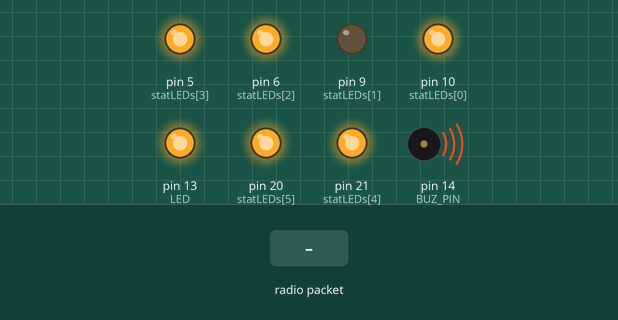
Simulated run of this sketch. Board: Arduino Mega 2560, built with avr-gcc and run on an emulated ATmega2560. On the bench: output pins drawn as LEDs (lit = HIGH), buzzer (waves = sounding, pin HIGH). Dashed ring = blinking. Inputs (shaded band) come from the test bench. No radio packets arrive unless stated; pins used as bus, display or sensor lines are not drawn; what the sketch prints to the serial monitor is not drawn.

Above: at 0.1 s.
At 2.2 s:
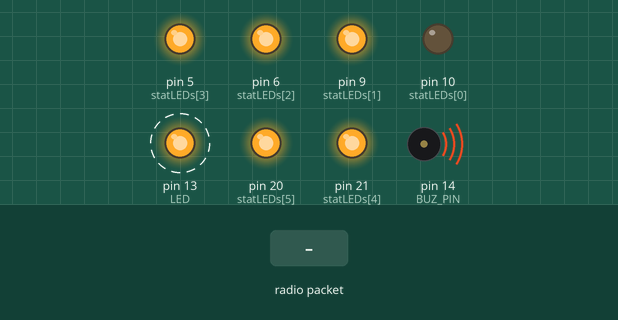
2.3 s: radio packet "1" arrives
At 3.4 s:
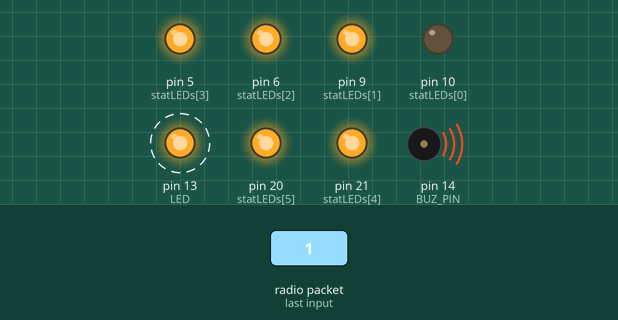
Timing chart, 0 to 11.3 s (numbered marks = the images above; inputs shaded):
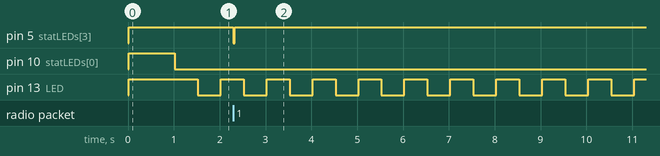

Measured:
- after the input at 2.3 s, pin 5 (statLEDs[3]): HIGH → LOW at once, → HIGH 0.03 s later
- by itself, pin 13 (LED): alternates HIGH for 0.50 s and LOW for 0.50 s

The sketch:

Tracker9X_RX5_RAW_M0.ino
```cpp
// Traker9X_RX5_RAW_M0 -- based on Tracker9X_RX4_M0/Track9X_RX1
// Bob Senser, 2021-08-07
// used with RF9X
//
// created 2023-09-26
// to make a Q&D passthru for M0 that uses USB
// port for IO.  Quiet and used LEDs
//
// for RFM95(X)
// RAW pass thru serial settings: rawMode = true
//
//
char version[] = "RX5_RAW_M0";

// catchall buffer size -- set before includes
// old: #define BUFFER_SIZE 64
#define BUFFER_SIZE 252

#include <Wire.h>
#include <RH_RF95.h>

/************ Radio Setup ***************/
#define RF95_FREQ 915.0

// changed for m0 LaRa
//                    new    old
#define RFM95_INT     3 // 3  //
#define RFM95_CS      8 // 10  //
#define RFM95_RST     4 // 9  // "A"
#define LED           13

// manage multiple spi devices
// radio on above
#define SD_CS 15
#define BUZ_PIN 14

// status LEDs (two color)
// 3 LEDS, 2 pins per LED
const int statLEDs[] = {10, 9, 6, 5, 21, 20};
const int LEDoff = 0;
const int LEDred = 1;
const int LEDgreen = 2;

// ********** CONFIG *******************
const bool rawMode     = true;
const bool buzzModeOn  = false;
const bool logPrefixOn = true;
const bool serialActive = true;
const long heartbeatLimit = 500; // millisecs
// ********** CONFIG END *************

bool serialOutOn = true;
bool serial1OutOn = false;
// heartbeat timer

long clockBasis = 0;
long buzStop = 0;

// Singleton instance of the radio driver
RH_RF95 rf95(RFM95_CS, RFM95_INT);

int packetnum = 0;  // packet counter, we increment per xmission
const char OK[] = "OK";
const char FAILED[] = "FAILED";
const char RFMON[] = "RFM on";
const char RADIOERR[] = "Radio Err!";
const char RADIORST[] = "Radio Rst!";

void setLED(int _l, int _v) {
  int k = (_l * 2);
  switch (_v) {
    case (LEDoff):
      digitalWrite(statLEDs[k], HIGH);
      digitalWrite(statLEDs[k+1], HIGH);
      break;
    case (LEDred):
      digitalWrite(statLEDs[k], HIGH);
      digitalWrite(statLEDs[k+1], LOW);
      break;
    case (LEDgreen):
      digitalWrite(statLEDs[k], LOW);
      digitalWrite(statLEDs[k+1], HIGH);
      break;
  }
}

void setup()
{

  char outConfig[64] = " = ";
  strcat(outConfig, version);
  strcat(outConfig, " ");
  if (rawMode) {
    strcat(outConfig,",RAW");
  }
  bool err = 0;
  if (serialActive > 0) {
    Serial.begin(9600);
    while (!Serial) { delay(1); } // wait until serial console is open, remove if not tethered to computer
    Serial.print("Tacker9X_");
    Serial.print(version);
    Serial.print(" ");
    serialOutOn = true;
  }
  #if 0
  if (serial1OutOn) {
    Serial1.begin(9600);
  }
  #endif

  //manage multiple spi devices
  pinMode(SD_CS, OUTPUT);  // just in case SD is there
  pinMode(RFM95_CS, OUTPUT);
  digitalWrite(SD_CS, HIGH); // disable just in case
  digitalWrite(RFM95_CS, HIGH);
  pinMode(RFM95_RST, OUTPUT);
  // manual reset
  digitalWrite(RFM95_RST, LOW);
  delay(10);
  digitalWrite(RFM95_RST, HIGH);
  delay(10);
  // init buzzer
  pinMode(BUZ_PIN, OUTPUT);
  digitalWrite(BUZ_PIN, HIGH);
  // simple LED
  pinMode(LED, OUTPUT);
  digitalWrite(LED, HIGH);
  // init status LEDS
  for (int k=0; k < 6; k++) {
    pinMode(statLEDs[k], OUTPUT);
    digitalWrite(statLEDs[k], HIGH);
  }
    // start out red or off
  setLED(0,LEDred);
  setLED(1,LEDoff);
  setLED(2,LEDoff);
  delay(1000);


  if (!rf95.init()) {
    if (serialOutOn) {Serial.println("LoRa radio init failed");}
    err = 1;
  }

  if (!rf95.setFrequency(RF95_FREQ)) {
    if (serialOutOn) {Serial.println("setFrequency failed");}
    err = 1;
  } else {
    if (serialOutOn) {
      Serial.print("RFM95 radio @");
      Serial.print((int)RF95_FREQ);
      Serial.println(" MHz");
    }
  }

  if (err == 1) {
    setLED(1,LEDred);
    if (serialOutOn) {Serial.print("Failed to Init!");}
    while (1) { }
  }

  Serial.print(RFMON);

  // watchdog timer
  clockBasis = millis();
  // Q&D config outout
  char cstr[16];
  itoa(BUFFER_SIZE, cstr, 10);
  strcat(outConfig,",B");
  strcat(outConfig,cstr);

  uint8_t buf[BUFFER_SIZE];
  uint8_t buf2[BUFFER_SIZE];
  uint8_t buf3[BUFFER_SIZE];

  strcpy((char *) buf, outConfig);
  int len = strlen((char *) buf);
  buf3[0] = 0;   // no signal length
  outLine(buf, buf2, buf3, len);
  // watchdog timer
  clockBasis = millis();
  // all ready
  setLED(0,LEDgreen);
  setLED(1,LEDoff);  // just turn LED off
}
void outLine(uint8_t buf[], uint8_t buf2[], uint8_t buf3[], int len) {
  uint8_t* outPtr;
  outPtr = buf;
  // rawMode: just write input to Serial
  // change for RAW_M0, send output to Serial not Serial1
  // Serial1.write((char *) outPtr, len);  // note use of write, not print
  Serial.write((char *) outPtr, len);  // note use of write, not print
  // no \n\r!
  return;
}

void buzOn(int mSec) {
  if (!buzzModeOn) return;
  buzStop = mSec + millis();
  digitalWrite(BUZ_PIN, LOW);
}
void buzOff() {
  if ((!buzzModeOn) || (millis() > buzStop) ) {
    digitalWrite(BUZ_PIN, HIGH);
    buzStop = 0;
  }
  return;
}

void loop() {
  if ((clockBasis + heartbeatLimit) < millis()) {
    digitalWrite(LED, !digitalRead(LED));
    clockBasis = millis();
  }
  buzOff();
  if (rf95.available()) {
    setLED(1,LEDred);
    // Should be a message for us now
    uint8_t buf[BUFFER_SIZE]; // [RH_RF95_MAX_MESSAGE_LEN + 8];
    uint8_t buf2[BUFFER_SIZE * 2 + 16];  // made larger for nex convert on output
    uint8_t buf3[BUFFER_SIZE];
    uint8_t len = sizeof(buf);
    // get signal strength
    sprintf((char *) buf3,"|%d", rf95.lastRssi());
    int len2 = 0; // strlen((char *) buf);
    if (logPrefixOn) {
      len2 = strlen((char *) buf3);
    }
    if (rf95.recv(buf, &len)) {
      buf[len] = 0;
      // output in buf, length in len
      outLine(buf, buf2, buf3, len);
      // buzzzz
      buzOn(75);
      len = strlen((char *) buf); // now len of all used space
    } else {
      if (serialOutOn) {
        Serial.print("Rec ");
        Serial.println(FAILED);
      }
    }
    delay(25);  // so can be seen
    setLED(1,LEDoff);

 } // of if available
} // of loop
```
